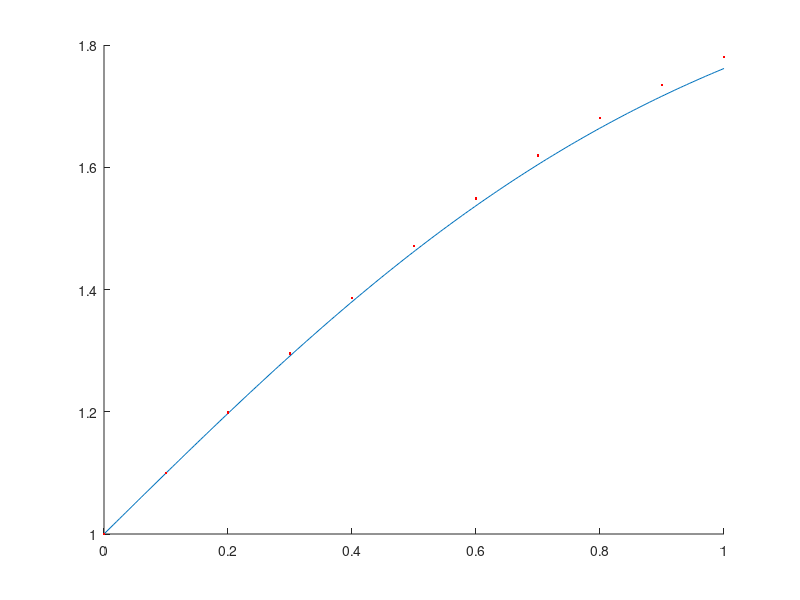

Reproduce this figure in MATLAB.
clear all

f=inline('0*t+y*(2-y)');

%true sol graph
y=inline('2./(1+exp(-2*t))');
t=linspace(0,1,200);

figure; hold on
plot(t,y(t))

%Euler method
N=10; 
h=1/N;

w=1; 
t=0;
plot(t,w,'r.')
for k=1:N
    w=w+h*f(t,w);
    t=t+h;
    plot(t,w,'r.')
end

err=abs(w-y(1))